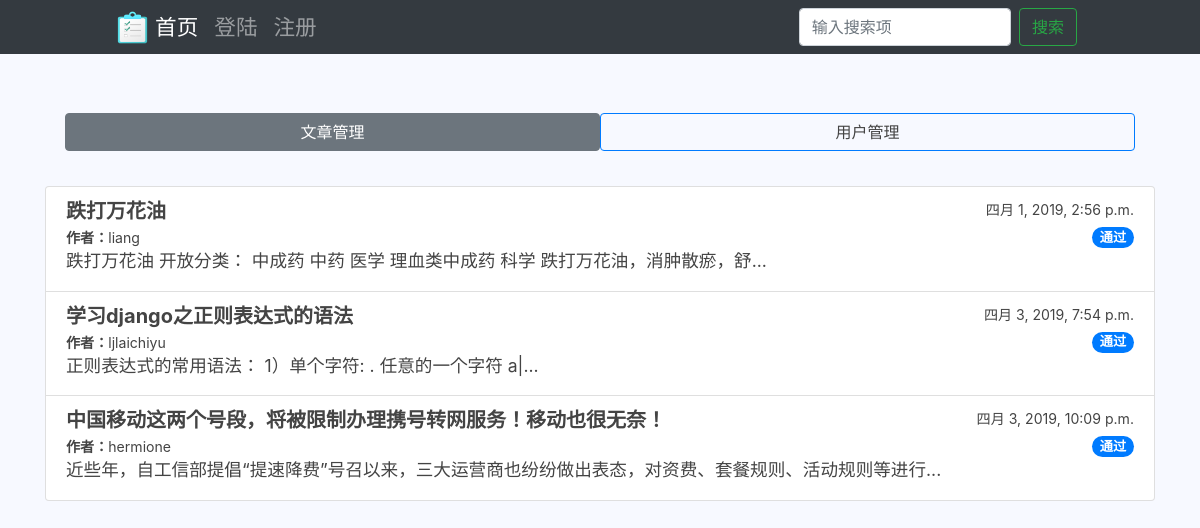
Before: /adminhome/ with the older database file.
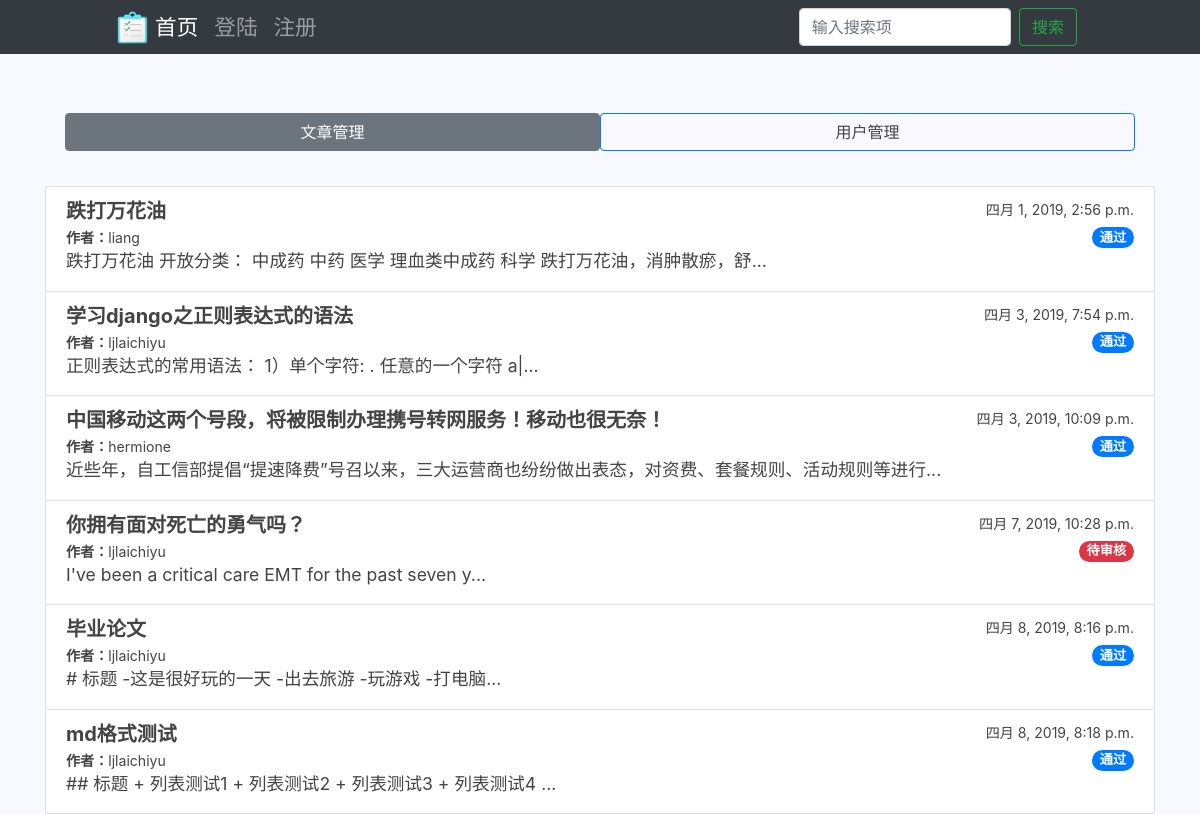
After: the same page with the newer database file.
### pblog/models.py (models this page shows, shortened)
class MARTICLE(models.Model):
    writer = models.ForeignKey(User, related_name='article_writer', on_delete=models.CASCADE)
    title = models.CharField(max_length=500)
    content = models.CharField(blank=True, null=True, max_length=1000)
    ctime = models.DateTimeField(auto_now_add=True)
    audit = models.BooleanField(default=False)
    class Meta:
        verbose_name = 'MARTICLE'
        verbose_name_plural = 'MARTICLEs'

### pblog/views.py (the view)
# urls.py: path('adminhome/',views.madminhome,name='adminhome'),
def madminhome(request):
    allarticles = MARTICLE.objects.all()
    content = {'allarticles':allarticles}
    return render(request,'pblog/adminhome.html',content)

### pblog/templates/pblog/adminhome.html (shortened to what this page needs)
{% extends 'pblog/adminbase.html' %}
{% load static %}
{% block css %}{% static 'pblog/css/home.css' %}{% endblock css %}
{% block main %}
        <div class="row text-center" style="padding:2em">
            <button type="button" class="categ btn btn-outline-secondary col-sm-6  active" id="article">文章管理</button>
            <a type="button" class="categ btn btn-outline-primary col-sm-6" id="user" href="{% url 'pblog:adminuser' %}">用户管理</a>
        </div>
    <div class="list-group">
        {% for article in allarticles %}
        <a href="{% url 'pblog:adminarticle' article.id %}" class="list-group-item list-group-item-action">
        <div class="d-flex w-100 justify-content-between">
        <h5 class="mb-1"><strong>{{article.title}}</strong></h5>
        <small>{{article.ctime}}</small>
        </div>
        <div class="d-flex w-100 justify-content-between">
        <small><strong>作者：</strong>{{article.writer.username}}</small>
        {% if article.audit %}
        <span class="badge badge-primary badge-pill text-right">通过</span>
        {% else %}
        <span class="badge badge-danger badge-pill text-right">待审核</span>
        {% endif %}
        </div>
        <p class="mb-1">{{article.content|slice:'50'}}...</p>
        </a>
        {% endfor %}
    </div>
{% endblock main %}

Changed rows visible on the page:
added MARTICLE: title "你拥有面对死亡的勇气吗？", ctime "四月 7, 2019, 10:28 p.m.", writer.username "ljlaichiyu", audit "待审核", content "I've been a critical care EMT for the past seven y"
added MARTICLE: title "毕业论文", ctime "四月 8, 2019, 8:16 p.m.", writer.username "ljlaichiyu", audit "通过", content "# 标题 -这是很好玩的一天 -出去旅游 -玩游戏 -打电脑"
added MARTICLE: title "md格式测试", ctime "四月 8, 2019, 8:18 p.m.", writer.username "ljlaichiyu", audit "通过", content "## 标题 + 列表测试1 + 列表测试2 + 列表测试3 + 列表测试4"
